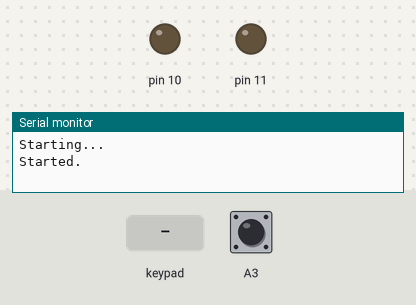
This sketch was run on a simulated Arduino Uno, built with avr-gcc and run on an emulated ATmega328P. Shown: output pins drawn as LEDs (lit = HIGH), the last lines printed to the serial monitor. Dashed ring = blinking. Inputs (shaded band) come from the test bench; at power-on: A3 HIGH.

Above: at 1.2 s.
1.3 s: keypad keys 2 3 4 5 pressed 0.4 s apart
At 2.75 s:
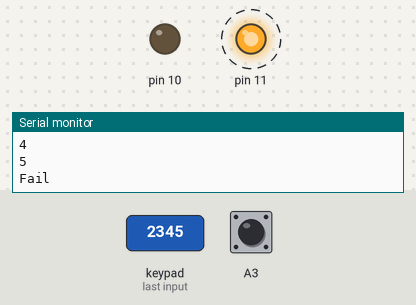
5.9 s: keypad keys 2 9 7 5 pressed 0.4 s apart
At 7.7 s:
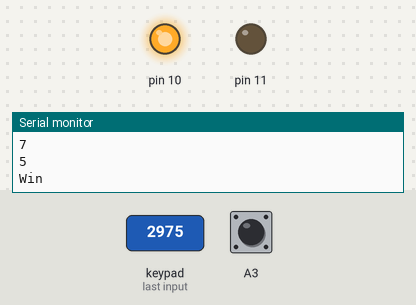
Timing chart, 0 to 9.2 s (numbered marks = the images above; inputs shaded):
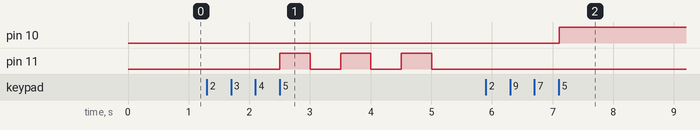

The sketch:

Code_panel_mirror.ino
```cpp
#define ADDRESS 25
#define DROP_BUTTON A3
#define DEBOUNCE_TIME 100

#include <Wire.h>
#include "KeyCode.cpp"
#include "GameStateIndication.cpp"
#include "Sensor.cpp"

#define SOLVED 1
#define NOT_SOLVED 0

KeyCode* rightCode;
GameStateIndication* indication;
Sensor* dropButton;

static const byte sizeRightPassword = 4; // длинна правильного пароля
char rightPassword[sizeRightPassword] = {'2', '9', '7', '5'}; // правильный пароль

void setup()
{
  Serial.begin(9600);
  Serial.println("Starting...");

  dropButton = new Sensor(DROP_BUTTON, DEBOUNCE_TIME); // кнопка сброса
  dropButton->onDrop(dropCode);

  indication = new GameStateIndication(10, 11);// зеленый индикатор, красный индикатор
  rightCode = new KeyCode(sizeRightPassword, rightPassword);
  rightCode->onSuccess(codeSolved);
  rightCode->onFailure(codeFailed);

  Wire.begin(ADDRESS);
  Wire.onRequest(requestEvent);
  Serial.println("Started.");
}

void loop()
{
  dropButton->check();
  rightCode->check();
  indication->check();
}

void requestEvent() {
  if (rightCode->isSolved())
    Wire.write(SOLVED);
  else
    Wire.write(NOT_SOLVED);
}

void codeSolved() {
  Serial.println("Win");
  indication->win();
}
void codeFailed() {
  Serial.println("Fail");
  indication->fail();
}

void dropCode(int pin) {
  Serial.println("Drop");
  rightCode->restart();
}
```

BlinkingIndicator.cpp
```cpp
#ifndef BLINKING_INDICATOR
#define BLINKING_INDICATOR

#include "SimpleIndicator.cpp"

class BlinkingIndicator{
  private:
  SimpleIndicator *_indicator;
  int _delayOn;
  int _delayOff;

  int _timesToBlink;
  long _startBlinking;

  public:
  BlinkingIndicator(SimpleIndicator* indicator, int delayOn, int delayOff){
    _indicator = indicator;

    _delayOn = delayOn;
    _delayOff = delayOff;

    _timesToBlink = 0;
    _startBlinking = 0;
  }

  bool _isOn(int offset, int times){
    for(int i=0; i<times;i++)
      if(offset>=0 && offset<_delayOn)
        return true;
      else
        offset-=_delayOn+_delayOff;
    return false;
  }

  bool _isOff(int offset, int times){
    for(int i=0; i<times;i++)
      if(offset>=_delayOn && offset<_delayOn + _delayOff)
        return true;
      else
        offset-=_delayOn+_delayOff;
    return false;
  }

  void check(){
    if(_timesToBlink < 1)
      return;

    long current = millis();
    long offset = current - _startBlinking;

    bool isOn = _isOn(offset, _timesToBlink);
    bool isOff = _isOff(offset, _timesToBlink);

    if(isOn)
      _indicator->switchOn();
    else if(isOff)
      _indicator->switchOff();
    else
      _timesToBlink = 0;
  }

  void blinkNTimes(int n){
    _timesToBlink = n;
    _startBlinking = millis();
  }
};

#endif
```

GameStateIndication.cpp
```cpp
#ifndef GAME_STATE_INDICATION
#define GAME_STATE_INDICATION
#define BLINK_DELAY 500

#include "SimpleIndicator.cpp"
#include "BlinkingIndicator.cpp"

class GameStateIndication{
  private:
  SimpleIndicator* _green;
  SimpleIndicator* _red;
  BlinkingIndicator* _redBlink;

  public:
  GameStateIndication(int greenPin, int redPin){
    _green = new SimpleIndicator(greenPin);
    _red = new SimpleIndicator(redPin);

    _redBlink = new BlinkingIndicator(_red, BLINK_DELAY, BLINK_DELAY);
  }

  void check(){
    _redBlink->check();
  }

  void win(){
    _green->switchOn();
  }
  void fail(){
    _redBlink->blinkNTimes(3);
  }
};

#endif
```

KeyCode.cpp
```cpp
#ifndef KEYCODE
#define KEYCODE

#include <Keypad.h>

class Blocker{
  private:
  bool _blocked;
  long _whenBlocked;
  long _duration;

  public:
  Blocker(){
    _blocked = false;
  }
  void block(long milliseconds){
    _whenBlocked = millis();
    _duration = milliseconds;
    _blocked = true;
  }
  void check(){
    if(!_blocked)
      return;
    if(millis() > _whenBlocked + _duration)
      _blocked = false;
  }
  void block(){
    _blocked = true;
  }
  void unblock(){
    _blocked = false;
  }
  bool isBlocked(){
    return _blocked;
  }
};

class KeyCode{
private:
  static const byte _numRows = 4;
  static const byte _numCols = 4;
  char _keymap[_numRows][_numCols]=
  {
    {'1', '2', '3', 'a'},
    {'4', '5', '6', 'b'},
    {'7', '8', '9', 'c' },
    {'e', '0', 'o', 'd'}
  };
  byte _rowPins[_numRows] = {2,3,4,5};
  byte _colPins[_numCols]= {6,7,8,9};
  Keypad _keypad = Keypad(makeKeymap(_keymap), _rowPins, _colPins, _numRows, _numCols);

  int _passwordSize;
  char *_password;

  byte _currentIndex = 0;
  char *_attempt;

  Blocker *_blocker;

  bool _isSolved = false;
  void (*_onSuccess)();
  void (*_onFailure)();

  void _solve(){
    _isSolved = true;
    if(_onSuccess != 0L){
      _onSuccess();
    }
  }

  void _fail(){
    _currentIndex = 0;
    if(_onFailure != 0L){
      _onFailure();
    }
  }

  bool _attemptSuccessful(){
    bool result = true;

    for(int i=0; i<_passwordSize; i++)
      result = result && _attempt[i] == _password[i];

    return result;
  }

public:
  KeyCode(int passwordSize, char password[]){
    _passwordSize = passwordSize;
    _password = new char[passwordSize];
    _attempt = new char[passwordSize];
    _blocker = new Blocker();
    for(int i=0; i<passwordSize; i++){
      _password[i] = password[i];
      _attempt[i] = ' ';
    }
  }

  void check(){
    _blocker->check();

    if(_blocker->isBlocked())
      return;
    if(_isSolved)
      return;

    char key = _keypad.getKey();
    if(key != NO_KEY){
      Serial.println(key);
      _attempt[_currentIndex] = key;
      _currentIndex++;

      if(_currentIndex == _passwordSize)
        if(_attemptSuccessful())
          _solve();
        else
          _fail();
    }
  }

  bool isSolved(){
    return _isSolved;
  }
  void drop(){
    _isSolved = false;
    _currentIndex = 0;
  }
  void restart(){
    if(!_isSolved)
      _currentIndex = 0;
  }
  void onSuccess(void (*callback)()){
    _onSuccess = callback;
  }
  void onFailure(void (*callback)()){
    _onFailure = callback;
  }
  void deactivate(long milliseconds){
    _blocker->block(milliseconds);
  }
  void deactivate(){
    _blocker->block();
  }
  void activate(){
    _blocker->unblock();
  }
};

#endif
```

Sensor.cpp
```cpp
#ifndef SENSOR
#define SENSOR

#include <Arduino.h>

class Sensor {
  private:
    int _state;
    long _stateTimestamp;
    long _debounceTime;
    int _pin;

    void (*_onDrop)(int);
    void (*_onRise)(int);
    void (*_onChange)(int);

    void _act() {
      if (_state == LOW) {
        _drop();
      } else {
          _rise();
      }
      _change();
    }

    void _drop() {
      if (_onDrop != 0L) {
        _onDrop(_pin);
      }
    }

    void _rise() {
      if (_onRise != 0L) {
        _onRise(_pin);
      }
    }

    void _change() {
      if (_onChange != 0L) {
        _onChange(_pin);
      }
    }

    void _updateState() {
      _state = digitalRead(_pin);
      _stateTimestamp = millis();
    }

    bool _stateChanged() {
      return digitalRead(_pin) != _state;
    }
    bool _debounced() {
      return millis() > _stateTimestamp + _debounceTime;
    }

  public:
    Sensor(int pin, long debounceTime) {
      _pin = pin;
      _state = HIGH;
      _stateTimestamp = 0;
      _debounceTime = debounceTime;

      pinMode(pin, INPUT_PULLUP);
    }

    void check() {
      if (_stateChanged()
          && _debounced()) {
        _updateState();
        _act();
      }
    }

    void onDrop(void (*callback)(int)) {
      _onDrop = callback;
    }
    void onRise(void (*callback)(int)) {
      _onRise = callback;
    }
    void onChange(void (*callback)(int)) {
      _onChange = callback;
    }

    bool isActivated(){
      return _state == LOW;
    }
};
#endif
```

SimpleIndicator.cpp
```cpp
#ifndef SIMPLE_INDICATOR
#define SIMPLE_INDICATOR

#include <Arduino.h>

class SimpleIndicator{
  private:
  int _pin;
  bool _state;

  void _setState(int newState){
    if(_state != newState){
      _state = newState;
      digitalWrite(_pin, _state);
    }
  }

  public:
  SimpleIndicator(int pin){
    _pin = pin;
    pinMode(_pin, OUTPUT);
  }

  void switchOn(){
    _setState(HIGH);
  }
  void switchOff(){
    _setState(LOW);
  }
};

#endif
```

Measured:
- after the input at 1.3 s, pin 11: alternates HIGH for 0.50 s and LOW for 0.50 s, starting after 1.2 s
- after the input at 5.9 s, pin 10: LOW → HIGH after 1.2 s
